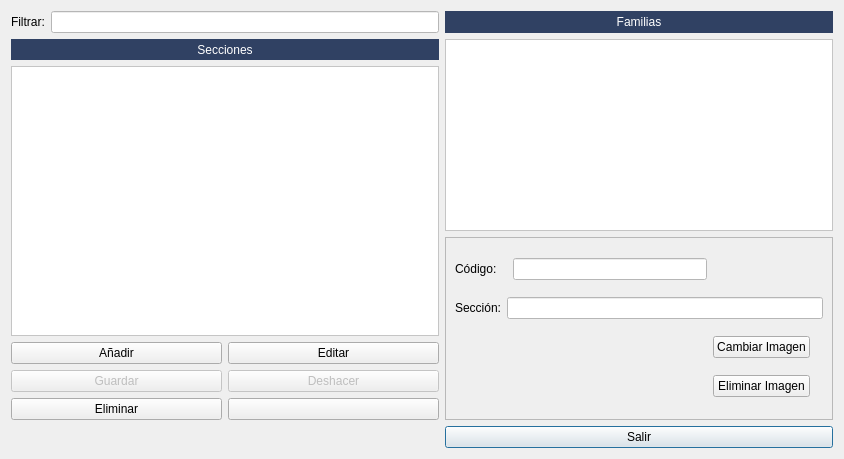
<?xml version="1.0" encoding="UTF-8"?>
<ui version="4.0">
 <class>frmSeccionesAlmacen</class>
 <widget class="QDialog" name="frmSeccionesAlmacen">
  <property name="geometry">
   <rect>
    <x>0</x>
    <y>0</y>
    <width>844</width>
    <height>459</height>
   </rect>
  </property>
  <property name="windowTitle">
   <string>Gestor de Secciones</string>
  </property>
  <layout class="QGridLayout" name="gridLayout_3">
   <item row="0" column="1">
    <widget class="QLineEdit" name="lineEdit">
     <property name="styleSheet">
      <string notr="true">background-color: rgb(255, 255, 255);</string>
     </property>
    </widget>
   </item>
   <item row="0" column="2">
    <widget class="QLabel" name="label_2">
     <property name="styleSheet">
      <string notr="true">background-color: #304163;
color: rgb(255, 255, 255);</string>
     </property>
     <property name="text">
      <string>Familias</string>
     </property>
     <property name="alignment">
      <set>Qt::AlignCenter</set>
     </property>
    </widget>
   </item>
   <item row="1" column="2" rowspan="2">
    <widget class="QTableView" name="tabla_familias">
     <property name="styleSheet">
      <string notr="true">background-color: rgb(255, 255, 255);</string>
     </property>
    </widget>
   </item>
   <item row="5" column="2">
    <widget class="QPushButton" name="btnSalir">
     <property name="text">
      <string>Salir</string>
     </property>
     <property name="icon">
      <iconset resource="../maya.qrc">
       <normaloff>:/Icons/PNG/close.png</normaloff>:/Icons/PNG/close.png</iconset>
     </property>
    </widget>
   </item>
   <item row="3" column="2" rowspan="2">
    <widget class="QFrame" name="frame">
     <property name="frameShape">
      <enum>QFrame::StyledPanel</enum>
     </property>
     <property name="frameShadow">
      <enum>QFrame::Raised</enum>
     </property>
     <layout class="QGridLayout" name="gridLayout_2">
      <item row="0" column="0" colspan="2">
       <widget class="QLabel" name="label_3">
        <property name="text">
         <string>Código:</string>
        </property>
       </widget>
      </item>
      <item row="0" column="2">
       <widget class="QLineEdit" name="txtCodigo">
        <property name="styleSheet">
         <string notr="true">background-color: rgb(255, 255, 255);</string>
        </property>
       </widget>
      </item>
      <item row="1" column="0">
       <widget class="QLabel" name="label_4">
        <property name="text">
         <string>Sección:</string>
        </property>
       </widget>
      </item>
      <item row="1" column="1" colspan="4">
       <widget class="QLineEdit" name="txtSeccion">
        <property name="styleSheet">
         <string notr="true">background-color: rgb(255, 255, 255);</string>
        </property>
       </widget>
      </item>
      <item row="2" column="3">
       <widget class="QPushButton" name="btnCambiarImagen">
        <property name="text">
         <string>Cambiar Imagen</string>
        </property>
        <property name="icon">
         <iconset resource="../maya.qrc">
          <normaloff>:/Icons/PNG/refrescar.png</normaloff>:/Icons/PNG/refrescar.png</iconset>
        </property>
       </widget>
      </item>
      <item row="2" column="4" rowspan="2">
       <widget class="QLabel" name="imagen">
        <property name="text">
         <string/>
        </property>
        <property name="pixmap">
         <pixmap resource="../maya.qrc">:/Icons/PNG/Box.png</pixmap>
        </property>
        <property name="scaledContents">
         <bool>true</bool>
        </property>
       </widget>
      </item>
      <item row="3" column="3">
       <widget class="QPushButton" name="btnEliminarImagen">
        <property name="text">
         <string>Eliminar Imagen</string>
        </property>
        <property name="icon">
         <iconset resource="../maya.qrc">
          <normaloff>:/Icons/PNG/borrar.png</normaloff>:/Icons/PNG/borrar.png</iconset>
        </property>
       </widget>
      </item>
     </layout>
    </widget>
   </item>
   <item row="0" column="0">
    <widget class="QLabel" name="label_5">
     <property name="text">
      <string>Filtrar:</string>
     </property>
    </widget>
   </item>
   <item row="1" column="0" colspan="2">
    <widget class="QLabel" name="label">
     <property name="maximumSize">
      <size>
       <width>16777215</width>
       <height>21</height>
      </size>
     </property>
     <property name="styleSheet">
      <string notr="true">background-color: #304163;
color: rgb(255, 255, 255);</string>
     </property>
     <property name="text">
      <string>Secciones</string>
     </property>
     <property name="alignment">
      <set>Qt::AlignCenter</set>
     </property>
    </widget>
   </item>
   <item row="2" column="0" rowspan="2" colspan="2">
    <widget class="QTableView" name="tabla_secciones">
     <property name="styleSheet">
      <string notr="true">background-color: rgb(255, 255, 255);</string>
     </property>
     <property name="alternatingRowColors">
      <bool>true</bool>
     </property>
     <property name="selectionMode">
      <enum>QAbstractItemView::SingleSelection</enum>
     </property>
     <property name="selectionBehavior">
      <enum>QAbstractItemView::SelectRows</enum>
     </property>
     <attribute name="horizontalHeaderStretchLastSection">
      <bool>true</bool>
     </attribute>
     <attribute name="verticalHeaderVisible">
      <bool>false</bool>
     </attribute>
    </widget>
   </item>
   <item row="4" column="0" colspan="2">
    <layout class="QGridLayout" name="gridLayout">
     <item row="1" column="0">
      <widget class="QPushButton" name="pushButton_2">
       <property name="enabled">
        <bool>false</bool>
       </property>
       <property name="text">
        <string>Guardar</string>
       </property>
       <property name="icon">
        <iconset resource="../maya.qrc">
         <normaloff>:/Icons/PNG/Save.png</normaloff>:/Icons/PNG/Save.png</iconset>
       </property>
      </widget>
     </item>
     <item row="0" column="0">
      <widget class="QPushButton" name="btnAnadir">
       <property name="text">
        <string>Añadir</string>
       </property>
       <property name="icon">
        <iconset resource="../maya.qrc">
         <normaloff>:/Icons/PNG/add.png</normaloff>:/Icons/PNG/add.png</iconset>
       </property>
      </widget>
     </item>
     <item row="1" column="1">
      <widget class="QPushButton" name="pushButton_3">
       <property name="enabled">
        <bool>false</bool>
       </property>
       <property name="text">
        <string>Deshacer</string>
       </property>
       <property name="icon">
        <iconset resource="../maya.qrc">
         <normaloff>:/Icons/PNG/undo.png</normaloff>:/Icons/PNG/undo.png</iconset>
       </property>
      </widget>
     </item>
     <item row="0" column="1">
      <widget class="QPushButton" name="btnEditar">
       <property name="text">
        <string>Editar</string>
       </property>
       <property name="icon">
        <iconset resource="../maya.qrc">
         <normaloff>:/Icons/PNG/edit.png</normaloff>:/Icons/PNG/edit.png</iconset>
       </property>
      </widget>
     </item>
     <item row="2" column="0">
      <widget class="QPushButton" name="pushButton_4">
       <property name="text">
        <string>Eliminar</string>
       </property>
       <property name="icon">
        <iconset resource="../maya.qrc">
         <normaloff>:/Icons/PNG/borrar.png</normaloff>:/Icons/PNG/borrar.png</iconset>
       </property>
      </widget>
     </item>
     <item row="2" column="1">
      <widget class="QPushButton" name="pushButton">
       <property name="text">
        <string/>
       </property>
      </widget>
     </item>
    </layout>
   </item>
  </layout>
 </widget>
 <tabstops>
  <tabstop>tabla_secciones</tabstop>
  <tabstop>btnAnadir</tabstop>
  <tabstop>btnEditar</tabstop>
  <tabstop>pushButton_2</tabstop>
  <tabstop>pushButton_3</tabstop>
  <tabstop>txtCodigo</tabstop>
  <tabstop>txtSeccion</tabstop>
  <tabstop>btnCambiarImagen</tabstop>
  <tabstop>btnEliminarImagen</tabstop>
  <tabstop>tabla_familias</tabstop>
 </tabstops>
 <resources>
  <include location="../maya.qrc"/>
 </resources>
 <connections>
  <connection>
   <sender>btnSalir</sender>
   <signal>clicked()</signal>
   <receiver>frmSeccionesAlmacen</receiver>
   <slot>close()</slot>
   <hints>
    <hint type="sourcelabel">
     <x>455</x>
     <y>434</y>
    </hint>
    <hint type="destinationlabel">
     <x>314</x>
     <y>419</y>
    </hint>
   </hints>
  </connection>
 </connections>
</ui>
